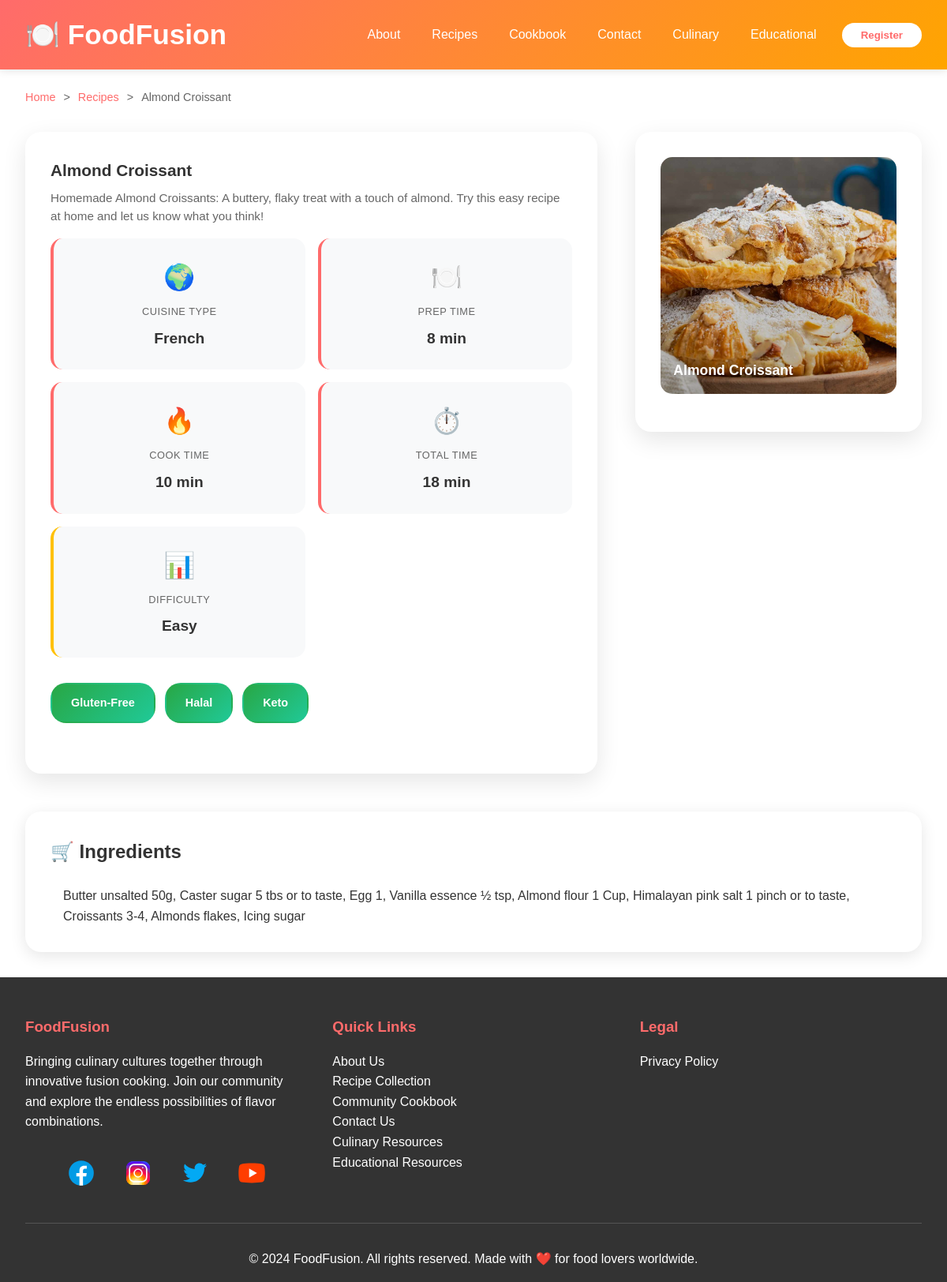
The page /recipe-detail.php?id=8 on the database its author committed.
### tables this page shows
CREATE TABLE `recipes` (
  `id` int(11) NOT NULL,
  `name` varchar(255) NOT NULL,
  `description` text NOT NULL,
  `ingredients` text NOT NULL,
  `prep_time_minutes` int(11) NOT NULL,
  `cooking_time_minutes` int(11) NOT NULL,
  `total_time_minutes` int(11) GENERATED ALWAYS AS (`prep_time_minutes` + `cooking_time_minutes`) STORED,
  `status` varchar(25) NOT NULL,
  `difficulty_level_id` int(11) NOT NULL,
  `cuisine_type_id` int(11) NOT NULL,
  `published_at` datetime NOT NULL DEFAULT current_timestamp(),
  `recipe_image` text NOT NULL
);

CREATE TABLE `cuisine_types` (
  `id` int(11) NOT NULL,
  `name` varchar(100) NOT NULL,
  `status` varchar(25) NOT NULL
);

CREATE TABLE `difficulty_levels` (
  `id` int(11) NOT NULL,
  `name` varchar(50) NOT NULL,
  `status` varchar(25) NOT NULL
);

### recipe-detail.php (the view, shortened to what this page needs)
<?php
include "connection.php";
$recipe = null;
if (isset($_GET['id'])) {
  $id = intval($_GET['id']);
  $select_query = "
    SELECT
      r.id,
      r.name,
      r.description,
      r.ingredients,
      r.recipe_image,
      r.total_time_minutes,
      r.prep_time_minutes,
      r.cooking_time_minutes,
      dl.name AS difficulty_name,
      ct.name AS cuisine_type,
      GROUP_CONCAT(DISTINCT dp.name ORDER BY dp.name SEPARATOR ', ') AS recipe_dietary_preferences
    FROM recipes AS r
    JOIN difficulty_levels AS dl ON r.difficulty_level_id = dl.id
    JOIN cuisine_types AS ct ON r.cuisine_type_id = ct.id
    LEFT JOIN recipe_dietary_preferences AS rdp ON r.id = rdp.recipe_id
    LEFT JOIN dietary_preferences AS dp ON rdp.dietary_preference_id = dp.id
    WHERE r.id = $id
    GROUP BY r.id, r.name, r.description, r.recipe_image, r.total_time_minutes, dl.name, ct.name;
  ";
  $result = mysqli_query($connection, $select_query);
  if ($result && mysqli_num_rows($result) > 0) {
    $recipe = mysqli_fetch_assoc($result);
  } else {
    echo "Recipe not found.";
    exit;
  }
} else {
  echo "Invalid recipe ID.";
  exit;
}
?>
<!DOCTYPE html>
<html lang="en">
<head>
  <link rel="stylesheet" href="css/style.css">
</head>
<body>
  <?php include "auth.php" ?>
  <?php include "header.php" ?>
  <main class="main-content">
    <div class="container">
      <div class="breadcrumb">
        <a href="index.php">Home</a> >
        <a href="recipe.php">Recipes</a> >
        <p><?= htmlspecialchars($recipe['name']) ?></p>
      </div>
      <div class="recipe-header">
        <div class="recipe-main-info">
          <h1 class="recipe-title">
            <?= htmlspecialchars($recipe['name']) ?>
          </h1>
          <p class="recipe-description">
            <?= nl2br(htmlspecialchars($recipe['description'])) ?>
          </p>
          <div class="recipe-meta-grid">
            <div class="meta-item">
              <span class="meta-icon">🌍</span>
              <div class="meta-label">Cuisine Type</div>
              <div class="meta-value">
                <?= htmlspecialchars($recipe['cuisine_type']) ?>
              </div>
            </div>
            <div class="meta-item">
              <span class="meta-icon">🍽️</span>
              <div class="meta-label">Prep Time</div>
              <div class="meta-value">
                <?= htmlspecialchars($recipe['prep_time_minutes']) ?> min
              </div>
            </div>
            <div class="meta-item">
              <span class="meta-icon">🔥</span>
              <div class="meta-label">Cook Time</div>
              <div class="meta-value">
                <?= htmlspecialchars($recipe['cooking_time_minutes']) ?> min
              </div>
            </div>
            <div class="meta-item">
              <span class="meta-icon">⏱️</span>
              <div class="meta-label">Total Time</div>
              <div class="meta-value">
                <?= htmlspecialchars($recipe['total_time_minutes']) ?> min
              </div>
            </div>
            <div class="meta-item difficulty-medium">
              <span class="meta-icon">📊</span>
              <div class="meta-label">Difficulty</div>
              <div class="meta-value" style="text-transform: capitalize;">
                <?= htmlspecialchars($recipe['difficulty_name']) ?>
              </div>
            </div>
          </div>
          <div class="dietary-preferences">
            <?php
            $dietary_tags = explode(", ", $recipe['recipe_dietary_preferences']);
            foreach ($dietary_tags as $tag) {
              echo "<span class=\"dietary-tag\">" . htmlspecialchars($tag) . "</span>";
            }
            ?>
          </div>
        </div>
        <div class="recipe-images">
          <div class="main-image" id="mainImage"
            style="background-image: url('<?= $recipe['recipe_image'] ?? '/placeholder.svg?height=300&width=400' ?>')"
            onclick="openImageModal(this)">
            <div class="image-overlay">
              <div class="image-caption"><?= htmlspecialchars($recipe['name']) ?></div>
            </div>
          </div>
        </div>
      </div>
      <div class="ingredients-section">
        <h2 class="ingredients-title">🛒 Ingredients</h2>
        <p class="ingredients-text">
          <?= htmlspecialchars($recipe['ingredients']) ?>
        </p>
      </div>
    </div>
  </main>
  <?php include "footer.php" ?>
</body>
</html>

### css/style.css (style rules this page uses)
* { margin: 0; padding: 0; box-sizing: border-box; }
body { font-family: "Arial", sans-serif; line-height: 1.6; color: #333; overflow-x: hidden; }
.container { max-width: 1200px; margin: 0 auto; padding: 0 2rem; }
.difficulty-medium { background: #ffc107; color: #333; }
.recipe-title { font-size: 1.3rem; font-weight: bold; margin-bottom: 0.5rem; color: #333; }
.recipe-description { color: #666; font-size: 0.95rem; margin-bottom: 1rem; line-height: 1.5; line-clamp: 3; display: -webkit-box; -webkit-box-orient: vertical; -webkit-line-clamp: 3; overflow: hidden; }
.dietary-tag { background: #28a745; color: white; }
.main-content { margin-top: 80px; padding: 2rem 0; }
.breadcrumb { margin-bottom: 2rem; color: #666; font-size: 0.9rem; display: flex; align-items: center; column-gap: 10px; }
.breadcrumb a { color: #ff6b6b; text-decoration: none; }
.recipe-header { display: grid; grid-template-columns: 2fr 1fr; gap: 3rem; margin-bottom: 3rem; align-items: start; }
.recipe-main-info { background: white; padding: 2rem; border-radius: 20px; box-shadow: 0 10px 30px rgba(0, 0, 0, 0.1); }
.recipe-meta-grid { display: grid; grid-template-columns: repeat(2, 1fr); gap: 1rem; margin-bottom: 2rem; }
.meta-item { background: #f8f9fa; padding: 1.5rem; border-radius: 15px; text-align: center; border-left: 4px solid #ff6b6b; transition: all 0.3s ease; }
.meta-icon { font-size: 2rem; margin-bottom: 0.5rem; display: block; }
.meta-label { font-size: 0.8rem; color: #666; text-transform: uppercase; letter-spacing: 0.5px; margin-bottom: 0.5rem; }
.meta-value { font-size: 1.2rem; font-weight: bold; color: #333; }
.difficulty-medium { border-left-color: #ffc107; }
.dietary-preferences { display: flex; flex-wrap: wrap; gap: 0.75rem; margin-bottom: 2rem; }
.dietary-tag { background: linear-gradient(135deg, #28a745, #20c997); color: #ffffff; padding: 0.75rem 1.5rem; border-radius: 20px; font-size: 0.9rem; font-weight: bold; border: 2px solid transparent; transition: all 0.3s ease; }
.recipe-images { background: white; padding: 2rem; border-radius: 20px; box-shadow: 0 10px 30px rgba(0, 0, 0, 0.1); position: sticky; top: 100px; }
.main-image { width: 100%; height: 300px; background-size: cover; background-position: center; border-radius: 15px; margin-bottom: 1rem; position: relative; overflow: hidden; cursor: pointer; transition: transform 0.3s ease; }
.image-overlay { position: absolute; top: 0; left: 0; right: 0; bottom: 0; background: linear-gradient(to bottom, transparent, rgba(0, 0, 0, 0.3)); display: flex; align-items: flex-end; padding: 1rem; }
.image-caption { color: white; font-weight: bold; font-size: 1.1rem; }
.ingredients-title { font-size: 1.5rem; font-weight: bold; margin-bottom: 1.5rem; color: #333; display: flex; align-items: center; gap: 0.5rem; }
.ingredients-section { background: white; padding: 2rem; border-radius: 20px; box-shadow: 0 5px 20px rgba(0, 0, 0, 0.1); }
.ingredients-text { font-size: 1rem; line-height: 1.6; color: #333; margin-left: 1rem; }

### rows shown on the page
recipes: name "Almond Croissant", description "Homemade Almond Croissants: A buttery, flaky treat with a touch of almond. Try this easy recipe at home and let us know what you think!", cuisine_type.name "French", prep_time_minutes "8", cooking_time_minutes "10", total_time_minutes "18", difficulty_level.name "Easy", recipe_image (picture), ingredients "Butter unsalted 50g, Caster sugar 5 tbs or to taste, Egg 1, Vanilla essence ½ tsp, Almond flour 1 Cup, Himalayan pink salt 1 pinch or to taste, Croissants 3-4, Almonds flakes, Icing sugar"

### other values the page prints
$tag "Gluten-Free"
$tag "Halal"
$tag "Keto"
